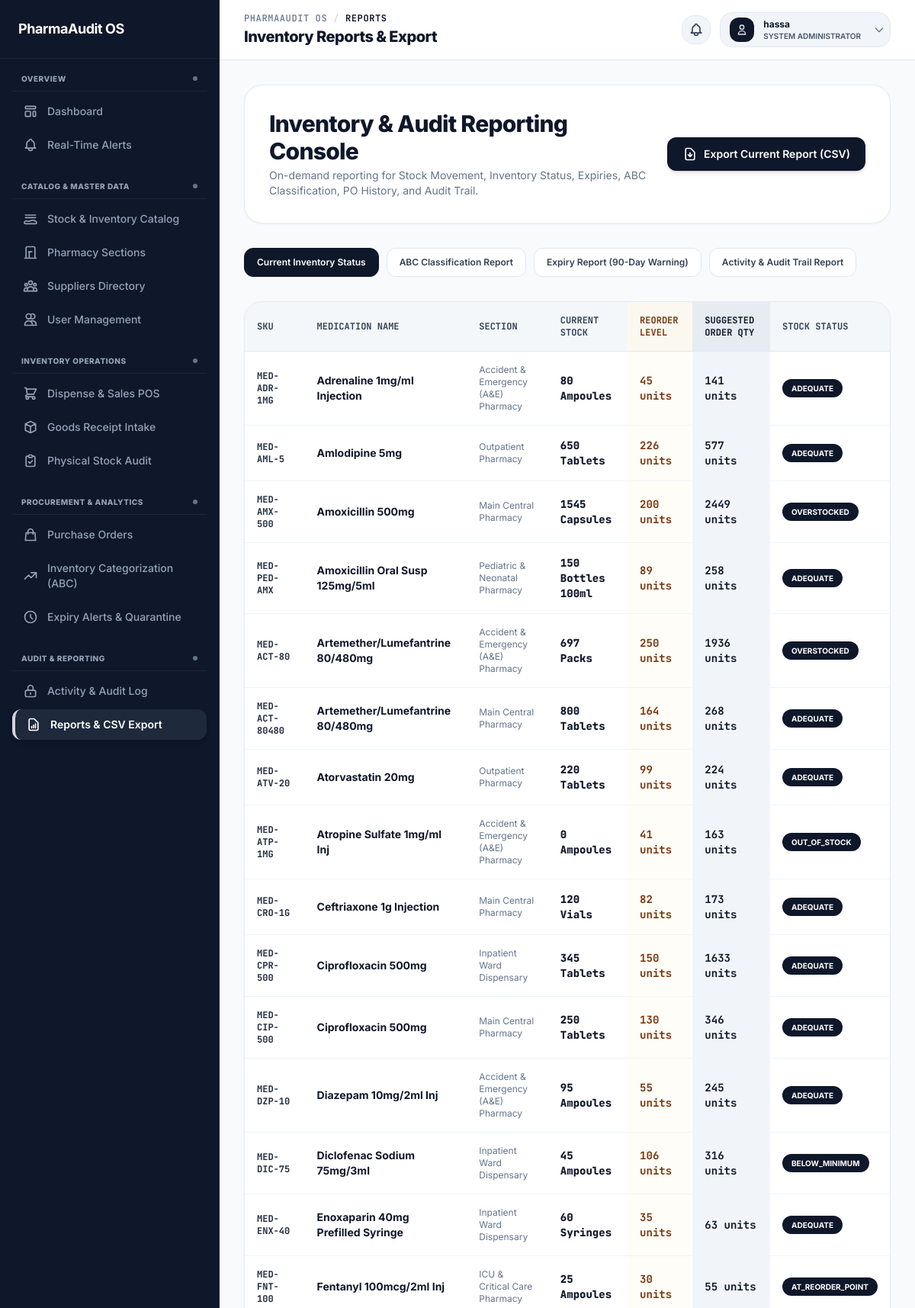
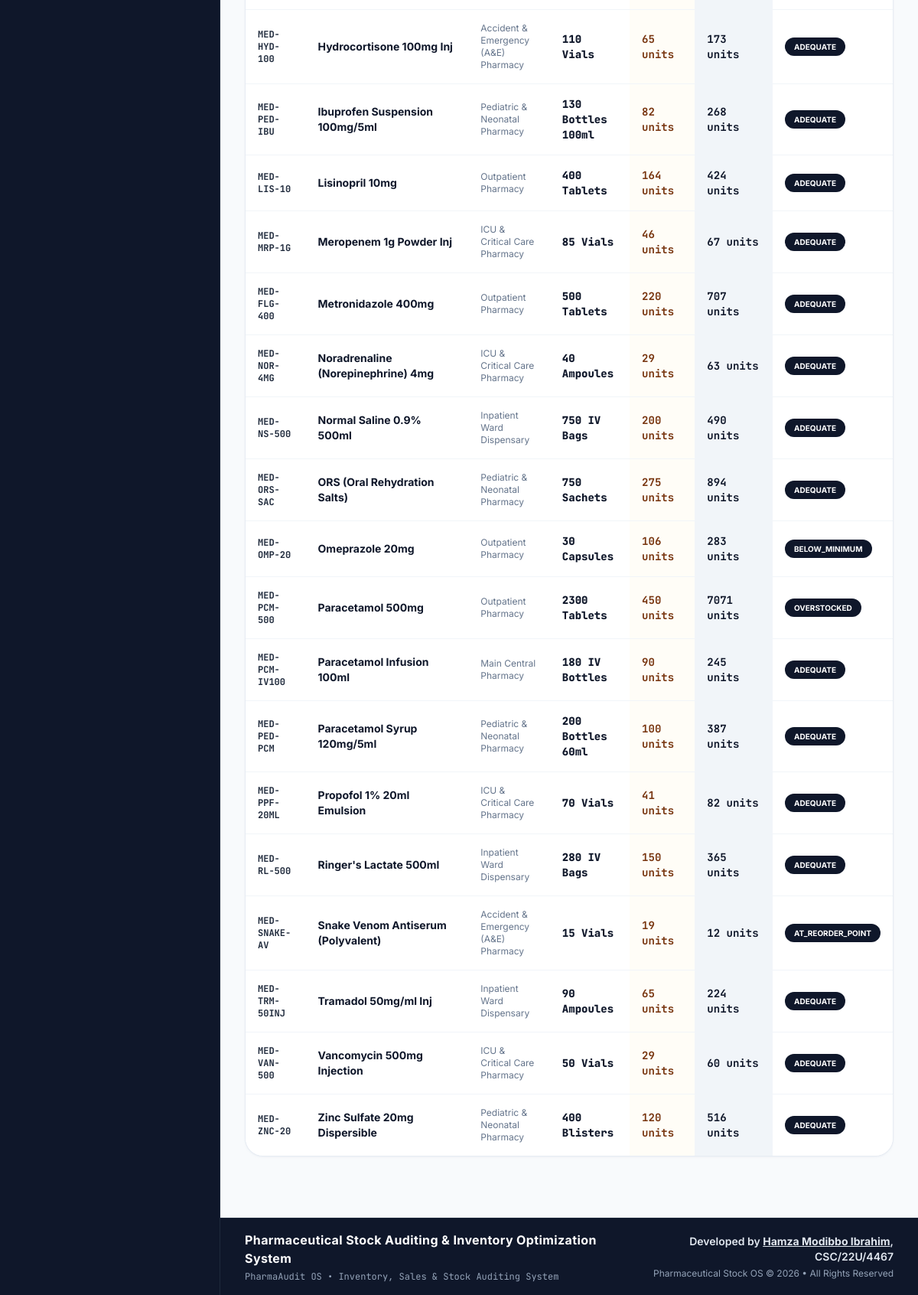
The page /reports/ (signed in) on the database its author committed (2 pictures, top to bottom).
### app/models.py (models this page shows, shortened)
class CustomUser(AbstractUser):
    ROLE_CHOICES = (
        ('ADMIN', 'System Administrator'),
        ('PHARMACIST', 'Pharmacist'),
        ('MANAGER', 'Inventory Manager'),
    )
    username = None
    email = models.EmailField('email address', unique=True)
    first_name = models.CharField(max_length=150, blank=True)
    last_name = models.CharField(max_length=150, blank=True)
    role = models.CharField(max_length=20, choices=ROLE_CHOICES, default='PHARMACIST')
    USERNAME_FIELD = 'email'
    REQUIRED_FIELDS = []
    objects = CustomUserManager()
    def has_permission(self, permission_name):
        if not self.is_authenticated:
            return False
        if self.is_superuser or self.role == 'ADMIN':
            return True
        allowed_perms = ROLE_PERMISSIONS.get(self.role, set())
        return permission_name in allowed_perms
    @property
    def can_manage_users(self):
        return self.has_permission('manage_users')
    @property
    def can_configure_system(self):
        return self.has_permission('configure_system')
    @property
    def can_manage_suppliers(self):
        return self.has_permission('manage_suppliers')
    @property
    def can_view_stock_dashboard(self):
        return self.has_permission('view_stock_dashboard')
    @property
    def can_search_drug_records(self):
        return self.has_permission('search_drug_records')
    @property
    def can_view_audit_trail(self):
        return self.has_permission('view_audit_trail')
    @property
    def can_record_stock_receipt(self):
        return self.has_permission('record_stock_receipt')
    @property
    def can_dispense_stock(self):
        return self.has_permission('dispense_stock')
    @property
    def can_acknowledge_rop(self):
        return self.has_permission('acknowledge_rop')
    @property
    def can_record_stock_adjustment(self):
        return self.has_permission('record_stock_adjustment')
    @property
    def can_generate_reports(self):
        return self.has_permission('generate_reports')
    @property
    def can_approve_purchase_orders(self):
        return self.has_permission('approve_purchase_orders')
    @property
    def can_review_abc_classification(self):
        return self.has_permission('review_abc_classification')

class Medication(models.Model):
    name = models.CharField(max_length=200)
    sku = models.CharField(max_length=50, unique=True)
    section = models.ForeignKey(PharmacySection, on_delete=models.CASCADE, related_name='medications')
    supplier = models.ForeignKey(Supplier, on_delete=models.SET_NULL, null=True, blank=True, related_name='medications')
    unit = models.CharField(max_length=50, default='Tablets')
    unit_cost = models.DecimalField(max_digits=10, decimal_places=2, default=100.00, help_text="Unit purchase price in Nigerian Naira")
    selling_price_per_unit = models.DecimalField(max_digits=10, decimal_places=2, default=200.00, help_text="Selling price per unit in Nigerian Naira")
    annual_demand = models.PositiveIntegerField(default=3600, help_text="Configured annual demand units")
    ordering_cost = models.DecimalField(max_digits=10, decimal_places=2, default=500.00, help_text="Ordering cost S per PO in Nigerian Naira")
    holding_cost = models.DecimalField(max_digits=10, decimal_places=2, default=20.00, help_text="Annual holding cost H per unit in Nigerian Naira")
    daily_consumption = models.PositiveIntegerField(default=10, help_text="Average daily usage units")
    lead_time_days = models.PositiveIntegerField(default=7, help_text="Supplier lead time in days")
    safety_stock = models.PositiveIntegerField(default=50, help_text="Safety stock (Minimum Level)")
    max_level = models.PositiveIntegerField(default=500, help_text="Maximum capacity limit")
    created_at = models.DateTimeField(auto_now_add=True)
    updated_at = models.DateTimeField(auto_now=True)
    class Meta:
        ordering = ['name']
    @property
    def reorder_point(self):
        return (self.daily_consumption * self.lead_time_days) + self.safety_stock
    @property
    def min_level(self):
        return self.safety_stock
    @property
    def eoq(self):
        try:
            d = float(self.annual_demand)
            s = float(self.ordering_cost)
            h = float(self.holding_cost)
            if h > 0:
                result = math.sqrt((2 * d * s) / h)
                return round(result)
        except Exception:
            pass
        return 100
    @property
    def current_stock(self):
        total = self.batches.filter(quantity__gt=0).aggregate(models.Sum('quantity'))['quantity__sum']
        return total or 0
    @property
    def annual_consumption_value(self):
        return float(self.annual_demand) * float(self.unit_cost)
    @property
    def stock_status(self):
        stock = self.current_stock
        rop = self.reorder_point
        min_lvl = self.min_level
        if stock == 0:
            return 'OUT_OF_STOCK'
        elif stock < min_lvl:
            return 'BELOW_MINIMUM'
        elif stock <= rop:
            return 'AT_REORDER_POINT'
        elif stock > self.max_level:
            return 'OVERSTOCKED'
        return 'ADEQUATE'

class PharmacySection(models.Model):
    name = models.CharField(max_length=100, unique=True)
    code = models.CharField(max_length=20, unique=True)
    description = models.TextField(blank=True)
    created_at = models.DateTimeField(auto_now_add=True)
    class Meta:
        ordering = ['name']

### app/views.py (the view)
# urls.py: path('reports/', views.reports_view, name='reports'),
@require_permission('generate_reports')
def reports_view(request):
    report_type = request.GET.get('type', 'stock_status')
    medications = Medication.objects.all()
    context = {
        'report_type': report_type,
        'medications': medications,
        'abc_data': calculate_abc_classification(),
        'orders': PurchaseOrder.objects.all(),
        'audits': StockAuditLedger.objects.all()[:50],
        'expiries': MedicationBatch.objects.filter(expiry_date__lte=timezone.now().date() + timedelta(days=90)),
    }
    return render(request, 'reports/reports.html', context)

### app/templates/reports/reports.html (shortened to what this page needs)
{% extends 'base.html' %}
{% block main_content %}
<div class="space-y-8">
    <div class="bg-white border border-slate-200/80 rounded-3xl p-6 sm:p-8 shadow-sm shadow-slate-200/50 flex flex-col md:flex-row md:items-center justify-between gap-6">
        <div>
            <h1 class="text-2xl sm:text-3xl font-extrabold tracking-tight text-slate-900">Inventory & Audit Reporting Console</h1>
            <p class="text-sm text-slate-500 font-sans mt-1">On-demand reporting for Stock Movement, Inventory Status, Expiries, ABC Classification, PO History, and Audit Trail.</p>
        </div>
        <a href="{% url 'export_report_csv' %}?type={{ report_type }}" class="px-5 py-3 bg-slate-900 hover:bg-slate-800 text-white font-semibold text-sm rounded-xl shadow-md transition flex items-center space-x-2 flex-shrink-0">
            <svg class="w-5 h-5 text-white" fill="none" stroke="currentColor" viewBox="0 0 24 24"><path stroke-linecap="round" stroke-linejoin="round" stroke-width="2" d="M12 10v6m0 0l-3-3m3 3l3-3m2 8H7a2 2 0 01-2-2V5a2 2 0 012-2h5.586a1 1 0 01.707.293l5.414 5.414a1 1 0 01.293.707V19a2 2 0 01-2 2z"/></svg>
            <span>Export Current Report (CSV)</span>
        </a>
    </div>
    <div class="flex flex-wrap gap-2.5 text-xs font-semibold">
        <a href="{% url 'reports' %}?type=stock_status" class="px-4 py-2.5 rounded-xl border transition {% if report_type == 'stock_status' %}bg-slate-900 text-white border-slate-900 shadow-xs{% else %}bg-white text-slate-700 border-slate-200 hover:bg-slate-50{% endif %}">
            Current Inventory Status
        </a>
        <a href="{% url 'reports' %}?type=abc_classification" class="px-4 py-2.5 rounded-xl border transition {% if report_type == 'abc_classification' %}bg-slate-900 text-white border-slate-900 shadow-xs{% else %}bg-white text-slate-700 border-slate-200 hover:bg-slate-50{% endif %}">
            ABC Classification Report
        </a>
        <a href="{% url 'reports' %}?type=expiries" class="px-4 py-2.5 rounded-xl border transition {% if report_type == 'expiries' %}bg-slate-900 text-white border-slate-900 shadow-xs{% else %}bg-white text-slate-700 border-slate-200 hover:bg-slate-50{% endif %}">
            Expiry Report (90-Day Warning)
        </a>
        <a href="{% url 'reports' %}?type=audit_trail" class="px-4 py-2.5 rounded-xl border transition {% if report_type == 'audit_trail' %}bg-slate-900 text-white border-slate-900 shadow-xs{% else %}bg-white text-slate-700 border-slate-200 hover:bg-slate-50{% endif %}">
            Activity & Audit Trail Report
        </a>
    </div>
    {% if report_type == 'stock_status' %}
    <div class="bg-white border border-slate-200/80 rounded-3xl shadow-sm shadow-slate-200/50 overflow-hidden">
        <div class="overflow-x-auto">
            <table class="w-full text-left text-xs border-collapse">
                <thead>
                    <tr class="bg-slate-100/80 text-slate-700 uppercase border-b border-slate-200 font-mono">
                        <th class="p-4 font-bold">SKU</th>
                        <th class="p-4 font-bold">Medication Name</th>
                        <th class="p-4 font-bold">Section</th>
                        <th class="p-4 font-bold">Current Stock</th>
                        <th class="p-4 font-bold bg-amber-50/70 text-amber-900">Reorder Level</th>
                        <th class="p-4 font-bold bg-slate-200/70 text-slate-900">Suggested Order Qty</th>
                        <th class="p-4 font-bold">Stock Status</th>
                    </tr>
                </thead>
                <tbody class="divide-y divide-slate-100 bg-white">
                    {% for med in medications %}
                    <tr class="hover:bg-slate-50 transition">
                        <td class="p-4 font-bold text-slate-800 font-mono">{{ med.sku }}</td>
                        <td class="p-4 font-bold text-sm text-slate-900">{{ med.name }}</td>
                        <td class="p-4 text-slate-500">{{ med.section.name }}</td>
                        <td class="p-4 font-extrabold text-sm text-slate-900 font-mono">{{ med.current_stock }} {{ med.unit }}</td>
                        <td class="p-4 bg-amber-50/40 font-bold text-amber-900 text-sm font-mono">{{ med.reorder_point }} units</td>
                        <td class="p-4 bg-slate-100 font-bold text-slate-900 text-sm font-mono">{{ med.eoq }} units</td>
                        <td class="p-4">
                            <span class="inline-block px-3 py-1 bg-slate-900 text-white text-[10px] font-bold rounded-full uppercase shadow-2xs">{{ med.stock_status }}</span>
                        </td>
                    </tr>
                    {% endfor %}
                </tbody>
            </table>
        </div>
    </div>
    {% endif %}
</div>
{% endblock %}

### app/templates/navbar.html (shortened to what this page needs)
<header
  class="border-b border-slate-200 px-6 lg:px-8 py-4 flex flex-col sm:flex-row sm:items-center justify-between gap-4 bg-white/95 backdrop-blur-md sticky top-0 z-40 shadow-xs"
>
  <div>
    <div
      class="flex items-center space-x-2 text-xs font-mono font-medium text-slate-500 uppercase tracking-wider"
    >
      <span>PharmaAudit OS</span>
      <span class="text-slate-300">/</span>
      <span class="text-slate-900 font-bold">
        {% if current_url == 'dashboard' %}Dashboard{% elif current_url == 'fefo_dispense' or current_url == 'sales_receipt' %}Dispense & Sales POS{% elif current_url == 'medications_list' or current_url == 'add_medication' %}Stock Catalog{% elif current_url == 'sections_list' %}Pharmacy Sections{% elif current_url == 'suppliers_list' %}Suppliers Directory{% elif current_url == 'manage_users' %}User Management{% elif current_url == 'receive_batch' %}Goods Receipt Intake{% elif current_url == 'stock_adjustment' %}Physical Stock Audit{% elif current_url == 'purchase_orders' or current_url == 'auto_generate_draft_po' or current_url == 'approve_po' %}Purchase Orders{% elif current_url == 'abc_classification' %}Inventory Categorization{% elif current_url == 'expiries_monitoring' or current_url == 'quarantine_batch' %}Expiry Alerts{% elif current_url == 'stock_audit_ledger' %}Activity & Audit Log{% elif current_url == 'reports' or current_url == 'export_report_csv' %}Reports{% elif request.resolver_match.namespace == 'notifications' %}Real-Time Alerts{% else %}Overview{% endif %}
      </span>
    </div>
    <h2 class="text-xl font-extrabold tracking-tight text-slate-900 mt-0.5">
      {% if current_url == 'dashboard' %}Dashboard Overview{% elif current_url == 'fefo_dispense' or current_url == 'sales_receipt' %}Medication Dispense & POS Checkout (₦){% elif current_url == 'medications_list' or current_url == 'add_medication' %}Stock & Inventory Catalog{% elif current_url == 'sections_list' %}Pharmacy Sections & Locations{% elif current_url == 'suppliers_list' %}Pharmaceutical Suppliers Directory{% elif current_url == 'manage_users' %}User Roles & Accounts Console{% elif current_url == 'receive_batch' %}Goods Receipt Intake{% elif current_url == 'stock_adjustment' %}Physical Stock Audit{% elif current_url == 'purchase_orders' or current_url == 'auto_generate_draft_po' or current_url == 'approve_po' %}Purchase Orders{% elif current_url == 'abc_classification' %}Inventory Categorization (ABC){% elif current_url == 'expiries_monitoring' or current_url == 'quarantine_batch' %}Expiry Alerts & Isolation{% elif current_url == 'stock_audit_ledger' %}System Activity & Audit Log{% elif current_url == 'reports' or current_url == 'export_report_csv' %}Inventory Reports & Export{% elif request.resolver_match.namespace == 'notifications' %}Real-Time Notifications & System Alerts{% else %}System Console{% endif %}
    </h2>
  </div>
  <div class="relative flex items-center space-x-3 flex-shrink-0">
    <div class="relative">
      <button
        id="notifyDropdownBtn"
        onclick="toggleNotifyDropdown(event)"
        class="relative p-2 bg-slate-100 hover:bg-slate-200/80 text-slate-700 hover:text-slate-900 border border-slate-200 rounded-2xl transition focus:outline-none flex items-center justify-center"
        aria-label="Notifications"
        title="Notifications"
      >
      </button>
    </div>
    <button
      id="userDropdownBtn"
      onclick="toggleUserDropdown(event)"
      class="flex items-center space-x-3 p-1.5 pl-3 bg-slate-100 hover:bg-slate-200/80 border border-slate-200 rounded-2xl transition-all duration-200 focus:outline-none focus:ring-2 focus:ring-slate-400 group"
      aria-expanded="false"
      aria-haspopup="true"
    >
      <div
        class="w-8 h-8 bg-slate-900 text-white font-bold flex items-center justify-center rounded-xl shadow-xs group-hover:scale-105 transition-transform flex-shrink-0 text-sm"
      >
        <svg
          class="w-4 h-4 text-slate-200"
          fill="none"
          stroke="currentColor"
          viewBox="0 0 24 24"
        >
          <path
            stroke-linecap="round"
            stroke-linejoin="round"
            stroke-width="2"
            d="M16 7a4 4 0 11-8 0 4 4 0 018 0zM12 14a7 7 0 00-7 7h14a7 7 0 00-7-7z"
          />
        </svg>
      </div>
      <div class="text-left text-xs leading-tight pr-1">
        <p class="font-bold text-slate-900 truncate max-w-[150px]">
          {{ user.first_name|default:user.username|default:user.email }}
        </p>
        <span
          class="inline-block text-[10px] font-semibold text-slate-600 uppercase mt-0.5"
        >
          {{ user.get_role_display|default:"Pharmacist" }}
        </span>
      </div>
      <svg
        class="w-4 h-4 text-slate-500 transition-transform duration-200 ml-1"
        id="userDropdownChevron"
        fill="none"
        stroke="currentColor"
        viewBox="0 0 24 24"
      >
        <path
          stroke-linecap="round"
          stroke-linejoin="round"
          stroke-width="2"
          d="M19 9l-7 7-7-7"
        />
      </svg>
    </button>
  </div>
</header>

### rows shown on the page
CustomUser: first_name "hassa", role "SYSTEM ADMINISTRATOR"
Medication: sku "MED-ADR-1MG", name "Adrenaline 1mg/ml Injection", section.name "Accident & Emergency (A&E) Pharmacy", current_stock "80", unit "Ampoules", reorder_point "45", eoq "141", stock_status "ADEQUATE"
Medication: sku "MED-AML-5", name "Amlodipine 5mg", section.name "Outpatient Pharmacy", current_stock "650", unit "Tablets", reorder_point "226", eoq "577", stock_status "ADEQUATE"
Medication: sku "MED-AMX-500", name "Amoxicillin 500mg", section.name "Main Central Pharmacy", current_stock "1545", unit "Capsules", reorder_point "200", eoq "2449", stock_status "OVERSTOCKED"
Medication: sku "MED-PED-AMX", name "Amoxicillin Oral Susp 125mg/5ml", section.name "Pediatric & Neonatal Pharmacy", current_stock "150", unit "Bottles 100ml", reorder_point "89", eoq "258", stock_status "ADEQUATE"
Medication: sku "MED-ACT-80", name "Artemether/Lumefantrine 80/480mg", section.name "Accident & Emergency (A&E) Pharmacy", current_stock "697", unit "Packs", reorder_point "250", eoq "1936", stock_status "OVERSTOCKED"
Medication: sku "MED-ACT-80480", name "Artemether/Lumefantrine 80/480mg", section.name "Main Central Pharmacy", current_stock "800", unit "Tablets", reorder_point "164", eoq "268", stock_status "ADEQUATE"
Medication: sku "MED-ATV-20", name "Atorvastatin 20mg", section.name "Outpatient Pharmacy", current_stock "220", unit "Tablets", reorder_point "99", eoq "224", stock_status "ADEQUATE"
Medication: sku "MED-ATP-1MG", name "Atropine Sulfate 1mg/ml Inj", section.name "Accident & Emergency (A&E) Pharmacy", current_stock "0", unit "Ampoules", reorder_point "41", eoq "163", stock_status "OUT_OF_STOCK"
Medication: sku "MED-CRO-1G", name "Ceftriaxone 1g Injection", section.name "Main Central Pharmacy", current_stock "120", unit "Vials", reorder_point "82", eoq "173", stock_status "ADEQUATE"
Medication: sku "MED-CPR-500", name "Ciprofloxacin 500mg", section.name "Inpatient Ward Dispensary", current_stock "345", unit "Tablets", reorder_point "150", eoq "1633", stock_status "ADEQUATE"
Medication: sku "MED-CIP-500", name "Ciprofloxacin 500mg", section.name "Main Central Pharmacy", current_stock "250", unit "Tablets", reorder_point "130", eoq "346", stock_status "ADEQUATE"
Medication: sku "MED-DZP-10", name "Diazepam 10mg/2ml Inj", section.name "Accident & Emergency (A&E) Pharmacy", current_stock "95", unit "Ampoules", reorder_point "55", eoq "245", stock_status "ADEQUATE"
Medication: sku "MED-DIC-75", name "Diclofenac Sodium 75mg/3ml", section.name "Inpatient Ward Dispensary", current_stock "45", unit "Ampoules", reorder_point "106", eoq "316", stock_status "BELOW_MINIMUM"
Medication: sku "MED-ENX-40", name "Enoxaparin 40mg Prefilled Syringe", section.name "Inpatient Ward Dispensary", current_stock "60", unit "Syringes", reorder_point "35", eoq "63", stock_status "ADEQUATE"
Medication: sku "MED-FNT-100", name "Fentanyl 100mcg/2ml Inj", section.name "ICU & Critical Care Pharmacy", current_stock "25", unit "Ampoules", reorder_point "30", eoq "55", stock_status "AT_REORDER_POINT"
Medication: sku "MED-HYD-100", name "Hydrocortisone 100mg Inj", section.name "Accident & Emergency (A&E) Pharmacy", current_stock "110", unit "Vials", reorder_point "65", eoq "173", stock_status "ADEQUATE"
Medication: sku "MED-PED-IBU", name "Ibuprofen Suspension 100mg/5ml", section.name "Pediatric & Neonatal Pharmacy", current_stock "130", unit "Bottles 100ml", reorder_point "82", eoq "268", stock_status "ADEQUATE"
Medication: sku "MED-LIS-10", name "Lisinopril 10mg", section.name "Outpatient Pharmacy", current_stock "400", unit "Tablets", reorder_point "164", eoq "424", stock_status "ADEQUATE"
Medication: sku "MED-MRP-1G", name "Meropenem 1g Powder Inj", section.name "ICU & Critical Care Pharmacy", current_stock "85", unit "Vials", reorder_point "46", eoq "67", stock_status "ADEQUATE"
Medication: sku "MED-FLG-400", name "Metronidazole 400mg", section.name "Outpatient Pharmacy", current_stock "500", unit "Tablets", reorder_point "220", eoq "707", stock_status "ADEQUATE"
Medication: sku "MED-NOR-4MG", name "Noradrenaline (Norepinephrine) 4mg", section.name "ICU & Critical Care Pharmacy", current_stock "40", unit "Ampoules", reorder_point "29", eoq "63", stock_status "ADEQUATE"
Medication: sku "MED-NS-500", name "Normal Saline 0.9% 500ml", section.name "Inpatient Ward Dispensary", current_stock "750", unit "IV Bags", reorder_point "200", eoq "490", stock_status "ADEQUATE"
Medication: sku "MED-ORS-SAC", name "ORS (Oral Rehydration Salts)", section.name "Pediatric & Neonatal Pharmacy", current_stock "750", unit "Sachets", reorder_point "275", eoq "894", stock_status "ADEQUATE"
Medication: sku "MED-OMP-20", name "Omeprazole 20mg", section.name "Outpatient Pharmacy", current_stock "30", unit "Capsules", reorder_point "106", eoq "283", stock_status "BELOW_MINIMUM"
Medication: sku "MED-PCM-500", name "Paracetamol 500mg", section.name "Outpatient Pharmacy", current_stock "2300", unit "Tablets", reorder_point "450", eoq "7071", stock_status "OVERSTOCKED"
Medication: sku "MED-PCM-IV100", name "Paracetamol Infusion 100ml", section.name "Main Central Pharmacy", current_stock "180", unit "IV Bottles", reorder_point "90", eoq "245", stock_status "ADEQUATE"
Medication: sku "MED-PED-PCM", name "Paracetamol Syrup 120mg/5ml", section.name "Pediatric & Neonatal Pharmacy", current_stock "200", unit "Bottles 60ml", reorder_point "100", eoq "387", stock_status "ADEQUATE"
Medication: sku "MED-PPF-20ML", name "Propofol 1% 20ml Emulsion", section.name "ICU & Critical Care Pharmacy", current_stock "70", unit "Vials", reorder_point "41", eoq "82", stock_status "ADEQUATE"
Medication: sku "MED-RL-500", name "Ringer's Lactate 500ml", section.name "Inpatient Ward Dispensary", current_stock "280", unit "IV Bags", reorder_point "150", eoq "365", stock_status "ADEQUATE"
Medication: sku "MED-SNAKE-AV", name "Snake Venom Antiserum (Polyvalent)", section.name "Accident & Emergency (A&E) Pharmacy", current_stock "15", unit "Vials", reorder_point "19", eoq "12", stock_status "AT_REORDER_POINT"
Medication: sku "MED-TRM-50INJ", name "Tramadol 50mg/ml Inj", section.name "Inpatient Ward Dispensary", current_stock "90", unit "Ampoules", reorder_point "65", eoq "224", stock_status "ADEQUATE"
Medication: sku "MED-VAN-500", name "Vancomycin 500mg Injection", section.name "ICU & Critical Care Pharmacy", current_stock "50", unit "Vials", reorder_point "29", eoq "60", stock_status "ADEQUATE"
Medication: sku "MED-ZNC-20", name "Zinc Sulfate 20mg Dispersible", section.name "Pediatric & Neonatal Pharmacy", current_stock "400", unit "Blisters", reorder_point "120", eoq "516", stock_status "ADEQUATE"
